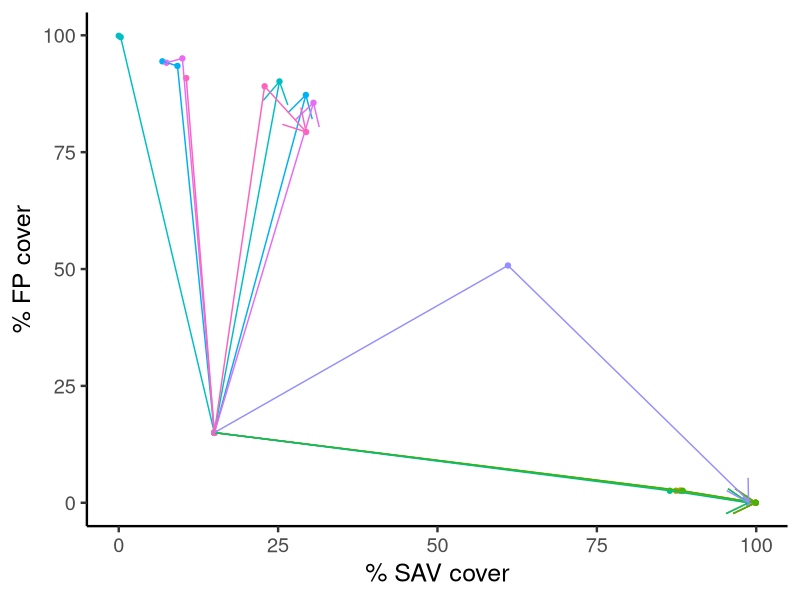

Write R code to recreate this figure.
#########################################################
# Plot trajectory of FP and SAV growth                  # 
#                                                       #
# By: Michael J. McCann                                 #
# Created: 7/24/2014                                    #
######################################################### 

library(ggplot2)
library(gridExtra)

data <- read.csv("output26.csv") # imports parameter  values for all simulations 
head(data)
nrow(data)

###################
# Subset          #      
# same parameters #
# same nutrients  #
###################


###################
# Manipulate data #
###################
data02 <- reshape(data,
                  
                  varying = list(
                     
                    c("initial_perc_SAV_cover", 
                       "avg_SAVcover_yr01",
                       "avg_SAVcover_yr02",
                       "avg_SAVcover_yr03"),
                     
                     c("initial_perc_FP_cover",
                       "avg_FPcover_yr01",
                       "avg_FPcover_yr02",
                       "avg_FPcover_yr03")
                  ),
                  
                  v.names = c("SAV_cover","FP_cover"),
                  timevar = "time",
                  times = c(0,1,2,3),
                  direction = "long"
                  )
###########
# Plot it #
###########
plot <- ggplot(data02, aes(x=SAV_cover,y=FP_cover,group=id,colour=as.factor(id))) 
plot <- plot + geom_point() 
plot <- plot + geom_line(arrow=arrow())
plot <- plot + xlab("% SAV cover")
plot <- plot + ylab("% FP cover")
plot <- plot + theme_classic(base_size=18)
plot <- plot + theme(legend.position="none")
plot
